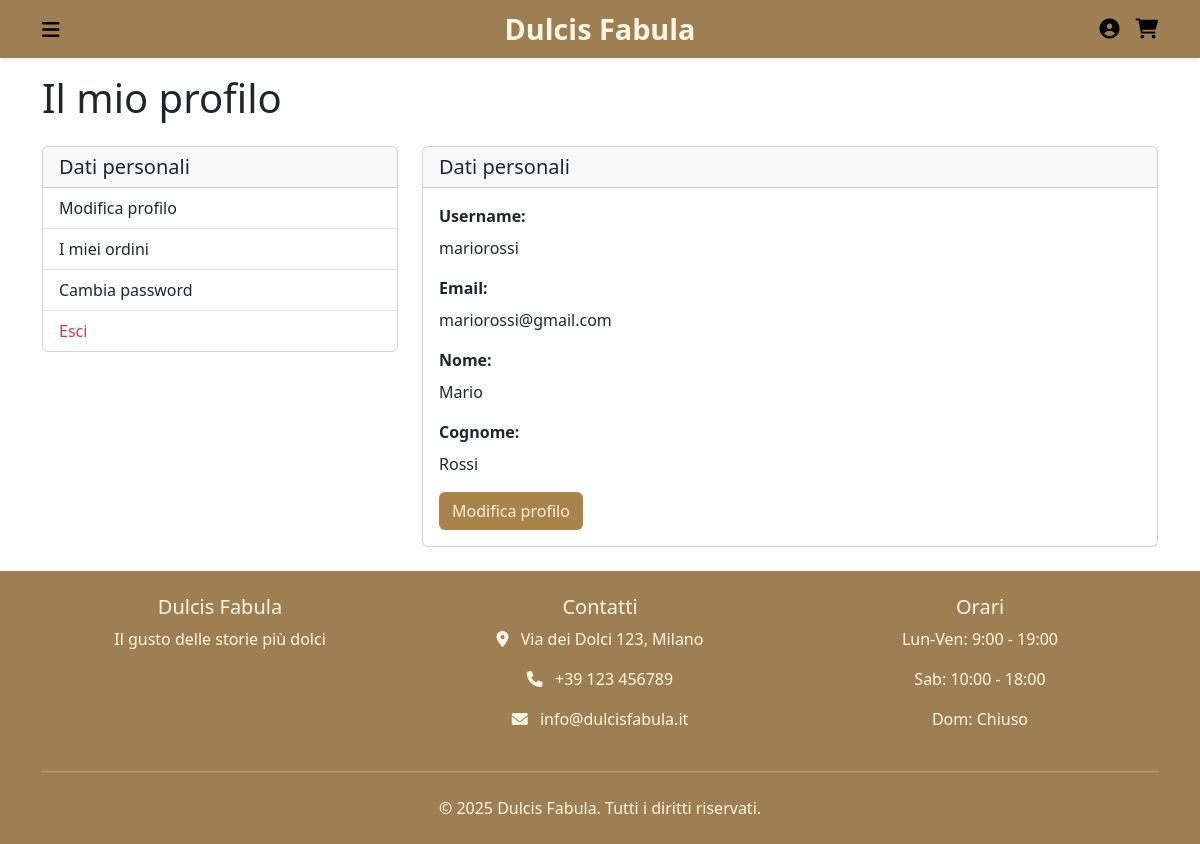
Page /account/profile/ (signed in) on the committed database.
### accounts/models.py (models this page shows, shortened)
class CustomUser(AbstractUser):
    is_store_manager = models.BooleanField(default=False)

### accounts/views.py (the view)
# urls.py: path('profile/', views.profile_view, name='profile'),
@login_required
def profile_view(request):
    return render(request, 'accounts/profile.html')

### accounts/templates/accounts/profile.html
{% extends "base.html" %}
{% load static %}
{% block content %}
<div class="container py-4">
  <h1 class="mb-4">Il mio profilo</h1>
  <div class="row">
    <div class="col-md-4 mb-4">
      <div class="card">
        <div class="card-header">
          <h5 class="mb-0">Dati personali</h5>
        </div>
        <div class="list-group list-group-flush">
          <a href="{% url 'account:profile_update' %}" class="list-group-item list-group-item-action">Modifica profilo</a>
          <a href="{% url 'account:orders' %}" class="list-group-item list-group-item-action">I miei ordini</a>
          <a href="{% url 'account:change_password' %}" class="list-group-item list-group-item-action">Cambia password</a>
          <a href="{% url 'account:logout' %}" class="list-group-item list-group-item-action text-danger">Esci</a>
        </div>
      </div>
    </div>
    <div class="col-md-8">
      <div class="card">
        <div class="card-header">
          <h5 class="mb-0">Dati personali</h5>
        </div>
        <div class="card-body">
          <div class="mb-3">
            <label class="form-label fw-bold">Username:</label>
            <p class="form-control-static">{{ user.username }}</p>
          </div>
          <div class="mb-3">
            <label class="form-label fw-bold">Email:</label>
            <p class="form-control-static">{{ user.email }}</p>
          </div>
          <div class="mb-3">
            <label class="form-label fw-bold">Nome:</label>
            <p class="form-control-static">{{ user.first_name }}</p>
          </div>
          <div class="mb-3">
            <label class="form-label fw-bold">Cognome:</label>
            <p class="form-control-static">{{ user.last_name }}</p>
          </div>
          <a href="{% url 'account:profile_update' %}" class="btn" style="background-color:rgb(170, 131, 75); color:rgb(253, 240, 218);">Modifica profilo</a>
        </div>
      </div>
    </div>
  </div>
</div>
{% endblock %}

### ecommerce_project/static/style.css (style rules this page uses)
:root { --primary-color: #060606; --danger-color: #dc3545; --light-color: #f8f9fa; }
body { margin: 0; font-family: 'Poppins', 'Segoe UI', sans-serif; background-color: var(--light-color); padding-top: 50px; }

### rows in the picture
CustomUser: username "mariorossi", email "mariorossi@gmail.com", first_name "Mario", last_name "Rossi"
